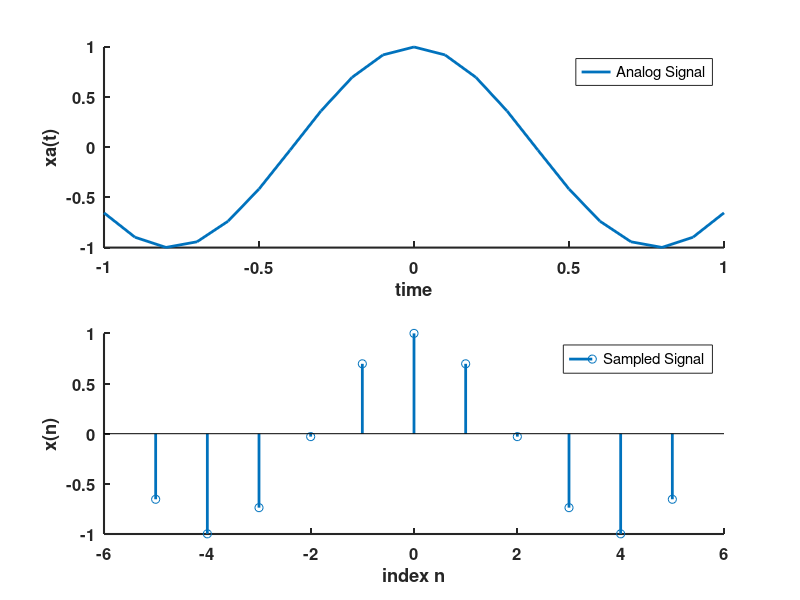

MATLAB code to generate this figure:
clc
clear all
close all
%%
N = 10;
a = 0.5;
nvec = -N:N;
tvec = nvec/N;
% w = -2*pi:0.01:2*pi;
% xn = zeros(size(nvec));
%  xn = zeros(size(nvec));
 xt = cos(4*tvec);
% xn = sin(nvec);
%  [Xw] = dtft(xn,nvec,w);
figure(1);
subplot(211)
plot(tvec,xt,'LineWidth',2);
set(gca,'Box','off',...,
        'FontSize',12,...,
        'FontWeight','bold',...,
        'LineWidth',1.5,...,
        'FontName','Helvetica',...,
        'Color',[0.95 0.95 0.95],...,
        'XGrid','off',...,
        'YGrid','off');
    xlabel('time');
    ylabel('xa(t)');
    legend('Analog Signal');
%sampling 
nvec2 = tvec(1:2:length(tvec));
for i=1:length(nvec2)
xn(i) = xt(tvec == nvec2(i));
end
subplot(212)
Ln = length(nvec2);
nvec2_inx = -(Ln-1)/2:(Ln-1)/2;
stem(nvec2_inx,xn,'LineWidth',2);
set(gca,'Box','off',...,
        'FontSize',12,...,
        'FontWeight','bold',...,
        'LineWidth',1.5,...,
        'FontName','Helvetica',...,
        'Color',[0.95 0.95 0.95],...,
        'XGrid','off',...,
        'YGrid','off');
    xlabel('index n');
    ylabel('x(n)');
 legend('Sampled Signal')
    
